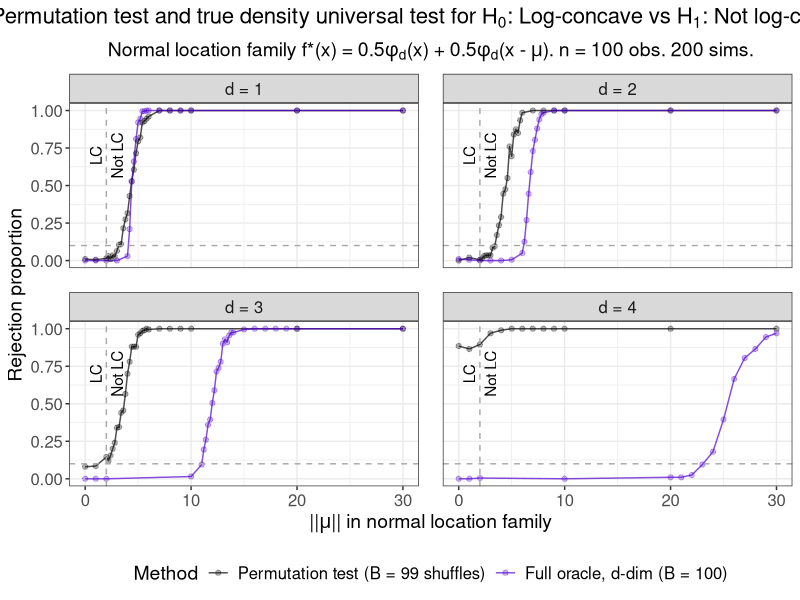

This figure's R source:
# Create Figure 3 in main paper.
# Plot results from full oracle Gaussian mixture/universal approach and 
# Cule et al. (2010) permutation test of
# H_0: log-concave versus H_1: not log-concave.

suppressMessages(library(data.table))
suppressMessages(library(tidyverse))
suppressMessages(library(gtable))
suppressMessages(library(cowplot))

# Create theme
paper_theme <- theme_bw() +
  theme(plot.title = element_text(hjust = 0.5, size = 16),
        plot.subtitle = element_text(hjust = 0.5, size = 14),
        legend.title = element_text(size = 14),
        axis.title = element_text(size = 14),
        legend.text = element_text(size = 12),
        axis.text = element_text(size = 12),
        strip.text = element_text(size = 12),
        panel.spacing = unit(1.2, "lines"))

# Read in data
perm_test <- fread("data/fig03_perm_test.csv") %>% 
  mutate(Method = "Permutation test (B = 99 shuffles)")

full_oracle <- fread("data/fig03_full_oracle.csv") %>% 
  mutate(Method = "Full oracle, d-dim (B = 100)")

# Combine results
results <- rbind(perm_test, full_oracle, fill = TRUE)

# Get rejection proportion at each (d, mu_norm) combination
reject_df <- results %>% 
  group_by(n_obs, d, mu_norm, B, Method) %>% 
  dplyr::summarise(reject_prop = mean(reject),
                   sim_count = n())

# Check parameters
stopifnot(unique(perm_test$B) == 99,
          unique(full_oracle$B) == 100,
          unique(results$equal_space_mu) == 0,
          unique(results$n_obs) == 100,
          sort(unique(results$d)) == 1:4,
          unique(reject_df$sim_count) == 200)

######################
##### Plot power #####
######################

# Plot rejection proportions of permutation and log-concave mixture methods
reject_perm_true_n100 <- reject_df %>% 
  mutate(Method = factor(Method,
                         levels = c("Permutation test (B = 99 shuffles)",
                                    "Full oracle, d-dim (B = 100)"),
                         labels = c("Permutation test (B = 99 shuffles)",
                                    "Full oracle, d-dim (B = 100)")),
         d = factor(d, levels = 1:4, 
                    labels = c("d = 1", "d = 2", "d = 3", "d = 4"))) %>%
  ggplot(aes(x = mu_norm, y = reject_prop)) +
  geom_line(aes(col = Method), alpha = 0.7) +
  geom_point(aes(col = Method), alpha = 0.3) +
  geom_hline(yintercept = 0.10, lty = "dashed", col = "darkgrey") +
  geom_vline(xintercept = 2, lty = "dashed", col = "darkgrey") +
  annotate(geom = "text", x = 1, y = 0.7, label = "LC", angle = 90) +
  annotate(geom = "text", x = 3, y = 0.7, label = "Not LC", angle = 90) +
  facet_wrap(. ~ d) +
  labs(x = expression("||"*mu*"|| in normal location family"), 
       y = "Rejection proportion",
       col = "Method",
       shape = "Log-concave?",
       title = expression("Permutation test and true density universal test for H"[0]*
                            ": Log-concave vs H"[1]*": Not log-concave"),
       subtitle = expression("Normal location family f*(x) = 0.5"*phi[d]*"(x)"~
                               "+ 0.5"*phi[d]*"(x -"~mu*"). n = 100 obs. 200 sims.")) +
  scale_shape_manual(values = c(16, 4)) +
  scale_color_manual(values = c("black", "#5200cc")) +
  paper_theme +
  theme(legend.position = "bottom") +
  guides(colour = guide_legend(nrow = 1))

#####################
##### Save plot #####
#####################

ggsave(plot = reject_perm_true_n100,
       filename = "plots/figure_03.pdf",
       width = 10, height = 6.5)
